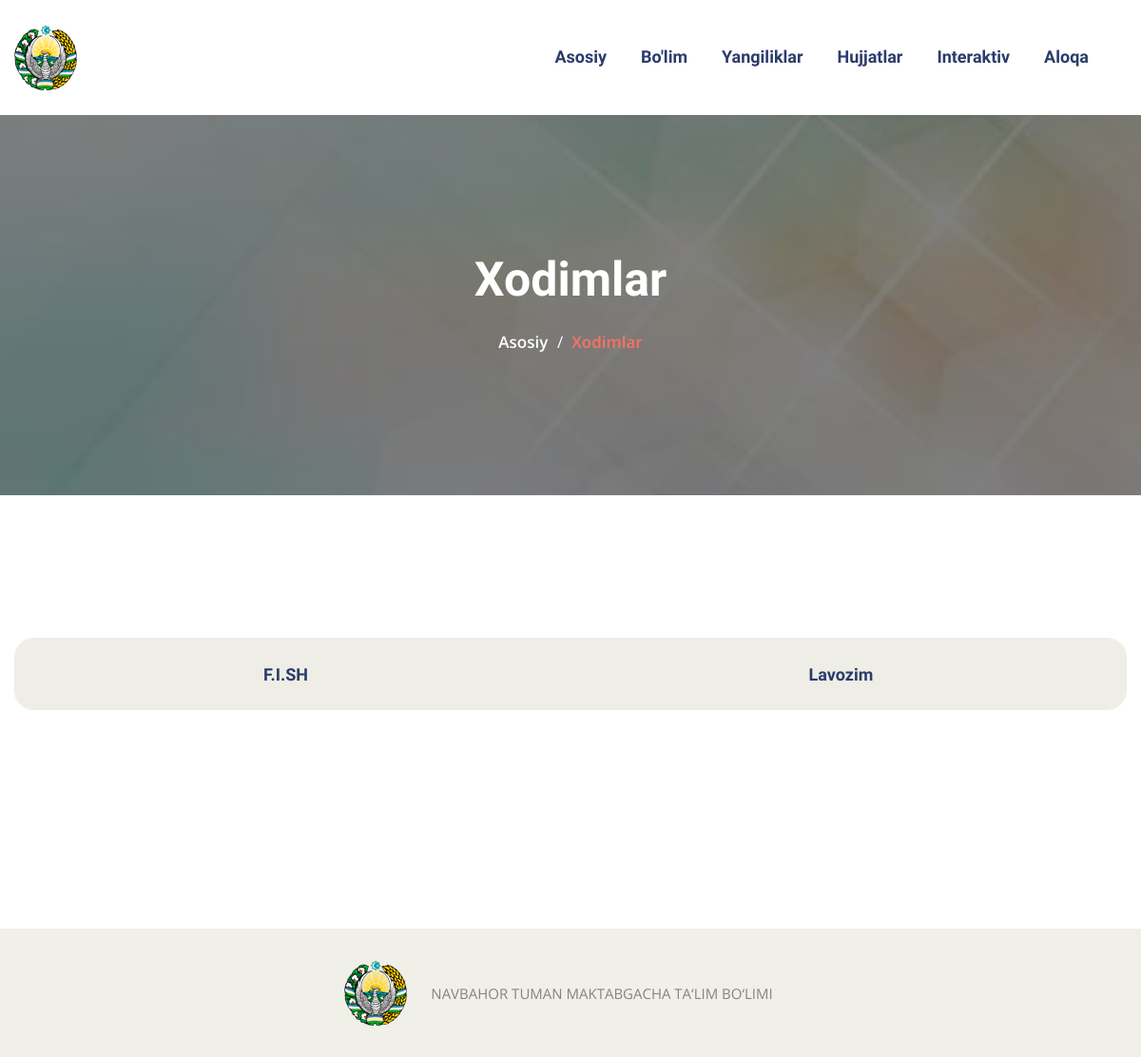
The page /xodimlar/ on the database as committed earlier.
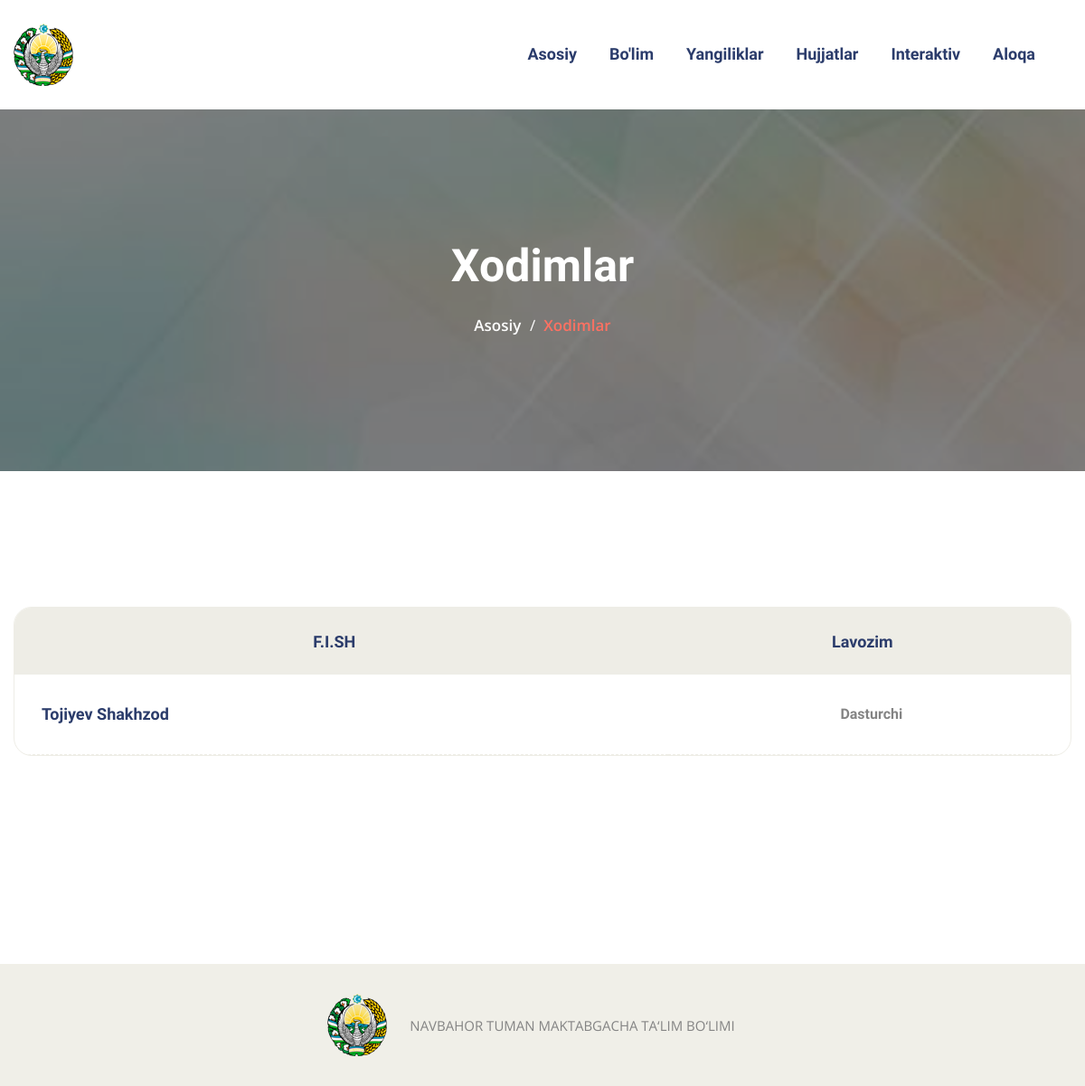
The same page on the database as committed later.
### base/models.py (models this page shows, shortened)
class Xodimlar(models.Model):
    xodim_nomi = models.CharField(max_length=255)
    lavozimi = models.CharField(max_length=255)

### base/views.py (the view)
# urls.py: path("xodimlar/", views.xodimlar, name='xodimlar'),
def xodimlar(request):
  xodim = Xodimlar.objects.all()
  context = {'xodim' : xodim}
  return render(request, 'pages/xodimlar.html', context)

### templates/pages/xodimlar.html (shortened to what this page needs)
{% extends "base.html" %}
{% block xodimlar %}
{% load static %}
 <section class="page-title centred" style="background-image: url({% static 'images/background/page-title.jpg'%});">
    <div class="container">
        <div class="content-box">
            <h1>Xodimlar</h1>
            <ul class="bread-crumb clearfix">
                <li><a href={% url 'home' %}>Asosiy</a></li>
                <li>Xodimlar</li>
            </ul>
        </div>
    </div>
</section>
 <section class="cart-section cart-page">
    <div class="container">
        <div class="row">
            <div class="col-lg-12 col-md-12 col-sm-12 table-column">
                <div class="table-outer">
                    <table class="cart-table">
                        <thead class="cart-header">
                            <tr>
                                <th colspan="3">F.I.SH</th>
                                <th colspan="5">Lavozim</th>
                            </tr>
                        </thead>
                        <tbody>
                        {% for x in xodim %}
                            <tr>
                                <td colspan="3" class="prod-column">
                                    <div>
                                        <div class="prod-title">
                                          {{ x.xodim_nomi }}
                                        </div>
                                    </div>
                                </td>
                                <td colspan="5" class="price">{{ x.lavozimi }}</td>
                            </tr>
                        {% endfor %}
                        </tbody>
                    </table>
                </div>
            </div>
        </div>
    </div>
</section>
{% endblock xodimlar %}

Rows that differ between the two databases and show on the page:
added Xodimlar: xodim_nomi "Tojiyev Shakhzod", lavozimi "Dasturchi"
